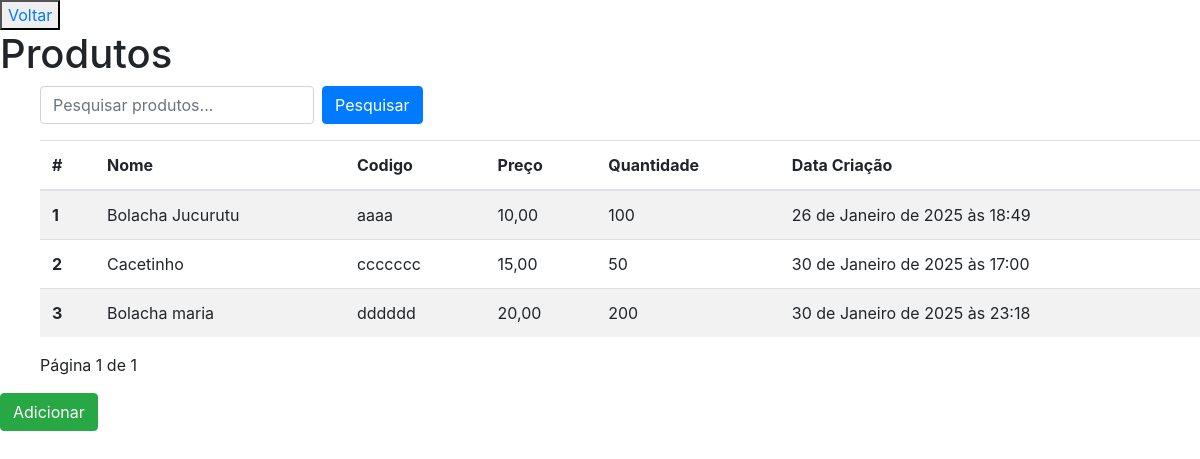
The page /produtos/ on the database as committed earlier.
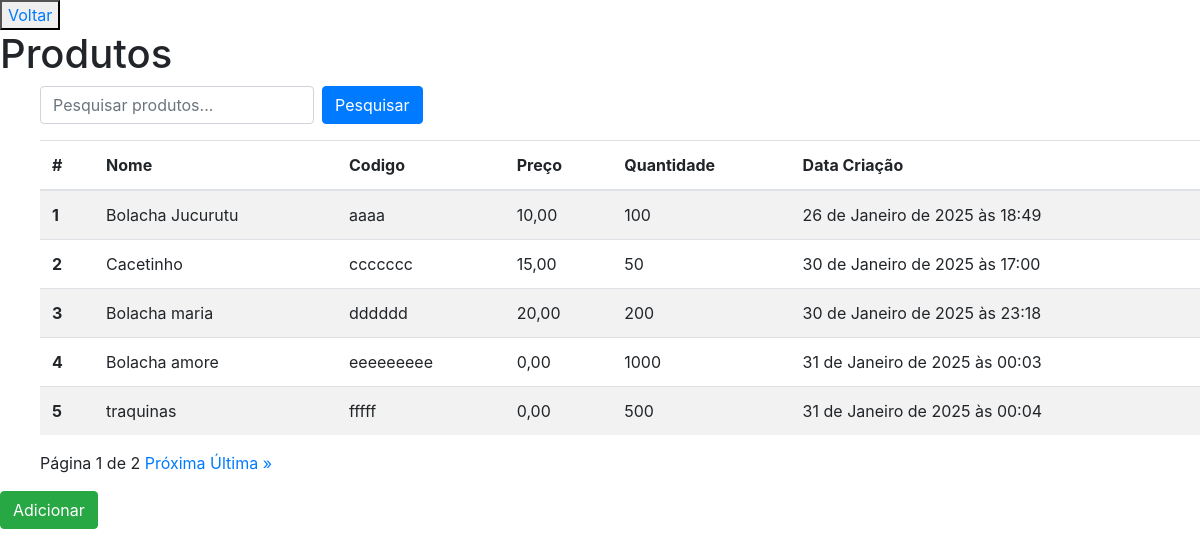
The same page on the database as committed later.
### apps/paginas/models.py (models this page shows, shortened)
class Produto(models.Model):
    nome = models.CharField(max_length=100, validators=[MinLengthValidator(3, 'o campode ter no minimo 3 caracteres')])
    codigo = models.CharField(max_length=10, unique=True)
    descricao = models.TextField(blank=True, null=True, default=None)
    preco = models.DecimalField(max_digits=5, decimal_places=2)
    quantidade = models.IntegerField()
    data_criacao = models.DateTimeField(auto_now_add=True)
    fornecedor = models.ForeignKey('Fornecedor', on_delete=models.CASCADE, related_name='produtos', default=None, null=True)

### apps/paginas/views.py (the view)
# urls.py: path('produtos/', ProdutosView.as_view(), name='list_produtos'),
class ProdutosView(ListView):
    model = Produto
    template_name = 'paginas/list_produtos.html'
    context_object_name = 'produtos'
    paginate_by = 5
    def get_queryset(self):
        queryset = Produto.objects.all()
        query = self.request.GET.get('produto')
        if query:
            queryset = queryset.filter(nome__icontains=query)
        return queryset

### apps/paginas/templates/paginas/list_produtos.html (shortened to what this page needs)
{% extends "paginas/base_paginas.html" %}
{% load static %}
{% block content %}
<button type="button"><a href=" {% url "index" %}">Voltar</a></button>
<h1>Produtos</h1>
<ul>
  <form method="get" class="form-inline mb-3">
    <input type="text" name="produto" class="form-control mr-2" placeholder="Pesquisar produtos..." value="{{ request.GET.produto }}">
    <button type="submit" class="btn btn-primary">Pesquisar</button>
  </form>
  <table class="table table-striped">
  <thead>
    <tr>
      <th scope="col">#</th>
      <th scope="col">Nome</th>
      <th scope="col">Codigo</th>
      <th scope="col">Preço</th>
      <th scope="col">Quantidade</th>
      <th scope="col">Data Criação</th>
    </tr>
  </thead>
  <tbody>
  {% for produto in produtos %}
    <tr>
      <th scope="row"> {{ produto.id }}</th>
      <td>{{ produto.nome }}</td>
      <td>{{ produto.codigo }}</td>
      <td>{{ produto.preco }}</td>
      <td>{{ produto.quantidade }}</td>
      <td>{{ produto.data_criacao }}</td>
    </tr>
  {% endfor %}
  </tbody>
  </table>
  <span>Página {{ page_obj.number }} de {{ page_obj.paginator.num_pages }}</span>
  {% if page_obj.has_next %}
    <a href="?page={{ page_obj.next_page_number }}{% if request.GET.produto %}&produto={{ request.GET.produto }}{% endif %}">Próxima</a>
    <a href="?page={{ page_obj.paginator.num_pages }}{% if request.GET.produto %}&produto={{ request.GET.produto }}{% endif %}">Última &raquo;</a>
  {% endif %}
</ul>
<a href=" {% url "create_produto" %}">
    <button type="button" class="btn btn-success">Adicionar</button>
</a>
{% endblock %}

### templates/paginas/base_paginas.html (shortened to what this page needs)
{% load static %}
<!DOCTYPE html>
<html lang="pt-br">
<head>
  <link rel="stylesheet" href="https://stackpath.bootstrapcdn.com/bootstrap/4.1.3/css/bootstrap.min.css">
</head>
<body>
  <main>
    {% block content %}
    {% endblock %}
  </main>
</body>
</html>

Rows that differ between the two databases and show on the page:
added Produto: id "4", nome "Bolacha amore", codigo "eeeeeeeee", preco "0,00", quantidade "1000", data_criacao "31 de Janeiro de 2025 às 00:03"
added Produto: id "5", nome "traquinas", codigo "fffff", preco "0,00", quantidade "500", data_criacao "31 de Janeiro de 2025 às 00:04"
Other text that changed with them:
{{ page_obj.paginator.num_pages }}: "1" → "2"
text now shown: "Próxima Última »"
